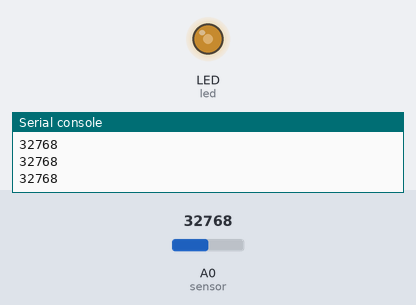
This program was run on a simulated CircuitPython board. Shown: output pins drawn as LEDs (lit = HIGH), the last lines printed to the serial console. Inputs (shaded band) come from the test bench; at power-on: A0 (sensor) = 32768 (analog values on the 0–65535 scale).

Above: at 1.2 s.
1.3 s: A0 (sensor) set to 45874
At 1.8 s:
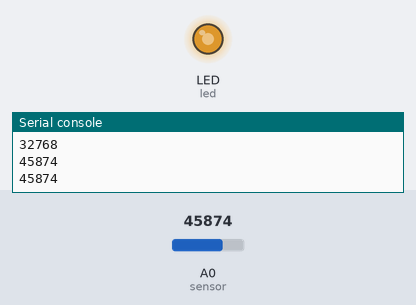
2.9 s: A0 (sensor) set to 57670
At 4.2 s:
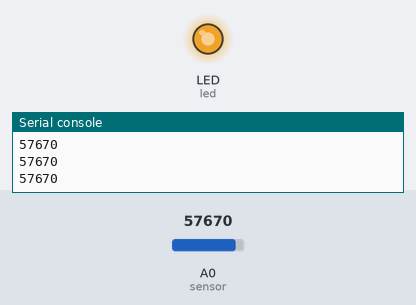
4.5 s: A0 (sensor) set to 7864
At 5.5 s:
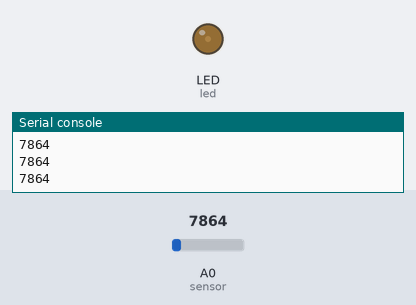
6.1 s: A0 (sensor) set to 0
At 6.8 s:
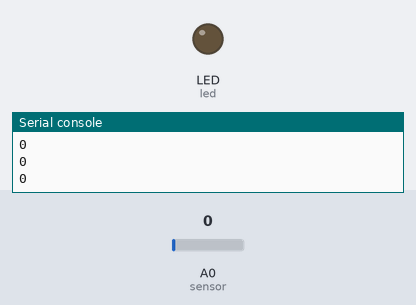
Timing chart, 0 to 8.7 s (numbered marks = the images above; inputs shaded):
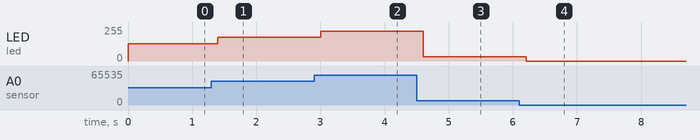

Measured:
- after the input at 1.3 s, LED (led): 128/255 → 178/255 after 0.10 s
- after the input at 2.9 s, LED (led): 178/255 → 224/255 after 0.10 s
- after the input at 4.5 s, LED (led): 224/255 → 31/255 after 0.10 s
- after the input at 6.1 s, LED (led): 31/255 → 0/255 after 0.11 s

The program:

potentiometer_cpython.py
```python
# Exemplo com Potenciometro

import analogio
import pwmio
import board
from time import sleep

# Potenciometro no ADC0
sensor = analogio.AnalogIn(board.A0)

# LED da placa, frequencia do PWM e 1KHz
led = pwmio.PWMOut(board.LED, frequency=1000, duty_cycle=0)

# Laco Principal
while True:
    # le posicao do potenciomentro
    val = sensor.value
    print(val)
    # acerta intensidade do LED
    led.duty_cycle=val
    # dorme entre leituras
    sleep(0.2)
```
